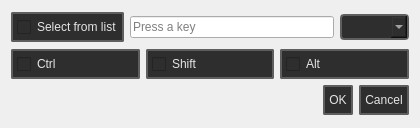
<?xml version="1.0" encoding="UTF-8"?>
<ui version="4.0">
 <class>Dialog</class>
 <widget class="QDialog" name="Dialog">
  <property name="geometry">
   <rect>
    <x>0</x>
    <y>0</y>
    <width>420</width>
    <height>128</height>
   </rect>
  </property>
  <property name="minimumSize">
   <size>
    <width>420</width>
    <height>128</height>
   </size>
  </property>
  <property name="maximumSize">
   <size>
    <width>420</width>
    <height>128</height>
   </size>
  </property>
  <property name="windowTitle">
   <string>Change keybinding</string>
  </property>
  <property name="windowIcon">
   <iconset resource="../resources.qrc">
    <normaloff>:/valve_common/icons/tools/common/help_keybinding_list.png</normaloff>:/valve_common/icons/tools/common/help_keybinding_list.png</iconset>
  </property>
  <layout class="QVBoxLayout" name="verticalLayout">
   <item>
    <widget class="QFrame" name="frame">
     <property name="maximumSize">
      <size>
       <width>16777215</width>
       <height>32</height>
      </size>
     </property>
     <property name="frameShape">
      <enum>QFrame::NoFrame</enum>
     </property>
     <property name="frameShadow">
      <enum>QFrame::Raised</enum>
     </property>
     <layout class="QHBoxLayout" name="horizontalLayout_2">
      <property name="leftMargin">
       <number>0</number>
      </property>
      <property name="topMargin">
       <number>0</number>
      </property>
      <property name="rightMargin">
       <number>0</number>
      </property>
      <property name="bottomMargin">
       <number>0</number>
      </property>
      <item>
       <widget class="QCheckBox" name="select_from_list">
        <property name="sizePolicy">
         <sizepolicy hsizetype="Fixed" vsizetype="Fixed">
          <horstretch>0</horstretch>
          <verstretch>0</verstretch>
         </sizepolicy>
        </property>
        <property name="styleSheet">
         <string notr="true">
    /* QPushButton default and hover styles */
    QCheckBox {

        font: 580 9pt &quot;Segoe UI&quot;;
	

        border: 2px solid black;
        border-radius: 2px;
        border-color: rgba(94, 94, 94, 255);
        height:22px;
        padding-top: 2px;
        padding-bottom:2px;
        padding-left: 4px;
        padding-right: 4px;
        color: #e5e5e5;
        background-color: #2e2e2e;
    }
    QCheckBox:hover {
        background-color: #515965;
        color: white;
    }
    QCheckBox:pressed {

    }</string>
        </property>
        <property name="text">
         <string>Select from list</string>
        </property>
       </widget>
      </item>
      <item>
       <widget class="QLineEdit" name="key_line">
        <property name="readOnly">
         <bool>true</bool>
        </property>
        <property name="placeholderText">
         <string>Press a key</string>
        </property>
       </widget>
      </item>
      <item>
       <widget class="QComboBox" name="list">
        <property name="styleSheet">
         <string notr="true">QMenu {
background-color: red;
 }

QMenu::item {
    padding: 5px 10px;
    font: 580 8pt &quot;Segoe UI&quot;;
    border: 2px solid black;
    border-radius: 4px;
    border-color: rgba(94, 94, 94, 255);
    color: #e5e5e5;
}
QMenu::item:selected {
    background-color: #515965;
    color: white;
}
QWidget {
    background-color: #272727;
    outline: none;
}

QWidget:item:checked {
    background-color: #272727;
    color: white;
}

QWidget:item:selected {
    background-color: #515965;
    color: white;
    border: 0px;
}



QMenu {
    background-color: #2f2f31;
    color: #FFFFFF;
    border: 1px solid #636363;
    /* padding-top: 5px; */
    /* padding-bottom: 5px; */
    border: 2px solid black;
    border-radius: 4px;
    border-color: rgba(94, 94, 94, 255);
}

QMenu::item {
    font: 580 8pt &quot;Segoe UI&quot;;
    border-top: 2px solid black;
    border: 0px;
    border-radius: 4px;
    border-color: rgba(94, 94, 94, 255);
    padding-left: 12px;
    padding-right: 12px;
    color: #e5e5e5;
}

QMenu::item:selected {
    background-color: #727272;
    color: #FFFFFF;
}

QMenu::separator {
    height: 1px;
    background: #b1b1b1;
    margin: 5px 0;
}

QMenu::indicator {
    width: 13px;
    height: 13px;
}

QMenu::indicator:checked {
    image: url(:/icons/check_16dp.svg);
}

QMenu::indicator:unchecked {
    image: url(:/icons/check_box_outline_blank_16dp.svg);
}


QComboBox {
    font: 580 8pt &quot;Segoe UI&quot;;
    border: 2px solid black;
    border-radius: 4px;
    border-color: rgba(94, 94, 94, 255);
    height: 12px;
    padding-top: 5px;
    padding-bottom: 5px;
    color: #e5e5e5;
    background-color: #2e2e2e;
    padding-left: 5px;
}

QComboBox:hover {
    background-color: #515965;
    color: white;
}

QComboBox:pressed {
    background-color: #3f4041;
    color: white;
}

QComboBox:item {
    font: 580 8pt &quot;Segoe UI&quot;;
    color: #e5e5e5;
    padding-left: 5px;
    background-color: #2e2e2e;
    border-style: none;
}

QComboBox::drop-down {
    color: #e5e5e5;
    padding: 2px;
    background: url(://icons/arrow_drop_down_16dp.svg) no-repeat center;
    border-bottom: 0px solid black;
    border-top: 0px solid black;
    border-right: 0px;
    border-left: 2px solid;
    margin-left: 5px;
    padding: 5px;
    width: 7px;
    border-color: rgba(94, 94, 94, 255);
    background-color: #2e2e2e;
}


QComboBox QAbstractItemView {
    border: 2px solid gray;
    border-color: rgba(94, 94, 94, 255);
    selection-background-color: #515965;
    background-color: #2e2e2e;
}


QComboBox QAbstractItemView::item {
    height: 16px; /* Set the height of each item */
    padding: 4px; /* Add padding to each item */
    padding-left: 5px;
    padding-right: 5px;
    color: #ff939393;
    border-style: none;
    border-bottom: 0.5px solid black;
    border-color: rgba(255, 255, 255, 10);
}


QComboBox QAbstractItemView::item:selected {
    height: 16px; /* Set the height of each item */
    padding: 4px; /* Add padding to each item */
    padding-left: 5px;
    padding-right: 5px;
    background-color: #515965;
    color: white;
    border: none; /* Remove border */
    outline: none; /* Remove outline */
}</string>
        </property>
       </widget>
      </item>
     </layout>
    </widget>
   </item>
   <item>
    <layout class="QHBoxLayout" name="horizontalLayout">
     <item>
      <widget class="QCheckBox" name="ctrl">
       <property name="styleSheet">
        <string notr="true">
    /* QPushButton default and hover styles */
    QCheckBox {

        font: 580 9pt &quot;Segoe UI&quot;;
	

        border: 2px solid black;
        border-radius: 2px;
        border-color: rgba(94, 94, 94, 255);
        height:22px;
        padding-top: 2px;
        padding-bottom:2px;
        padding-left: 4px;
        padding-right: 4px;
        color: #e5e5e5;
        background-color: #2e2e2e;
    }
    QCheckBox:hover {
        background-color: #515965;
        color: white;
    }
    QCheckBox:pressed {

    }</string>
       </property>
       <property name="text">
        <string>Ctrl</string>
       </property>
      </widget>
     </item>
     <item>
      <widget class="QCheckBox" name="shift">
       <property name="styleSheet">
        <string notr="true">
    /* QPushButton default and hover styles */
    QCheckBox {

        font: 580 9pt &quot;Segoe UI&quot;;
	

        border: 2px solid black;
        border-radius: 2px;
        border-color: rgba(94, 94, 94, 255);
        height:22px;
        padding-top: 2px;
        padding-bottom:2px;
        padding-left: 4px;
        padding-right: 4px;
        color: #e5e5e5;
        background-color: #2e2e2e;
    }
    QCheckBox:hover {
        background-color: #515965;
        color: white;
    }
    QCheckBox:pressed {

    }</string>
       </property>
       <property name="text">
        <string>Shift</string>
       </property>
      </widget>
     </item>
     <item>
      <widget class="QCheckBox" name="alt">
       <property name="styleSheet">
        <string notr="true">
    /* QPushButton default and hover styles */
    QCheckBox {

        font: 580 9pt &quot;Segoe UI&quot;;
	

        border: 2px solid black;
        border-radius: 2px;
        border-color: rgba(94, 94, 94, 255);
        height:22px;
        padding-top: 2px;
        padding-bottom:2px;
        padding-left: 4px;
        padding-right: 4px;
        color: #e5e5e5;
        background-color: #2e2e2e;
    }
    QCheckBox:hover {
        background-color: #515965;
        color: white;
    }
    QCheckBox:pressed {

    }</string>
       </property>
       <property name="text">
        <string>Alt</string>
       </property>
      </widget>
     </item>
    </layout>
   </item>
   <item>
    <widget class="QDialogButtonBox" name="buttonBox">
     <property name="styleSheet">
      <string notr="true">
    /* QPushButton default and hover styles */
    QPushButton {

        font: 580 9pt &quot;Segoe UI&quot;;
	

        border: 2px solid black;
        border-radius: 2px;
        border-color: rgba(94, 94, 94, 255);
        height:22px;
        padding-top: 2px;
        padding-bottom:2px;
        padding-left: 4px;
        padding-right: 4px;
        color: #e5e5e5;
        background-color: #2e2e2e;
    }
    QPushButton:hover {
        background-color: #515965;
        color: white;
    }
    QPushButton:pressed {
        background-color: red;
        background-color: #2e2e2e;
        margin: 1 px;
        margin-left: 2px;
        margin-right: 2px;

    }</string>
     </property>
     <property name="orientation">
      <enum>Qt::Horizontal</enum>
     </property>
     <property name="standardButtons">
      <set>QDialogButtonBox::Cancel|QDialogButtonBox::Ok</set>
     </property>
     <property name="centerButtons">
      <bool>false</bool>
     </property>
    </widget>
   </item>
  </layout>
 </widget>
 <resources>
  <include location="../resources.qrc"/>
 </resources>
 <connections>
  <connection>
   <sender>buttonBox</sender>
   <signal>accepted()</signal>
   <receiver>Dialog</receiver>
   <slot>accept()</slot>
   <hints>
    <hint type="sourcelabel">
     <x>248</x>
     <y>254</y>
    </hint>
    <hint type="destinationlabel">
     <x>157</x>
     <y>274</y>
    </hint>
   </hints>
  </connection>
  <connection>
   <sender>buttonBox</sender>
   <signal>rejected()</signal>
   <receiver>Dialog</receiver>
   <slot>reject()</slot>
   <hints>
    <hint type="sourcelabel">
     <x>316</x>
     <y>260</y>
    </hint>
    <hint type="destinationlabel">
     <x>286</x>
     <y>274</y>
    </hint>
   </hints>
  </connection>
 </connections>
</ui>
